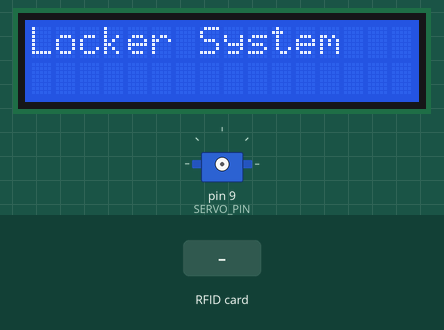
The sketch below on a simulated Arduino Uno, built with avr-gcc and run on an emulated ATmega328P. On the bench: 16×2 character LCD, servo. The inputs (shaded band) are chosen by the test bench. What the sketch prints to the serial monitor is not drawn.

Above: at 0.1 s.
3.2 s: RFID card A1 B2 C3 D4 held to the reader
At 3.8 s:
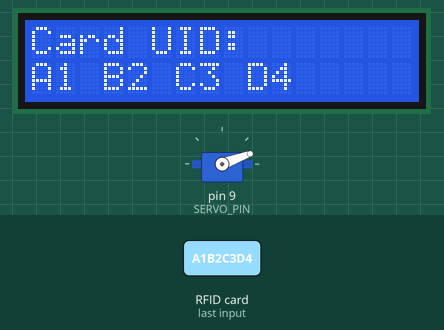
At 5.2 s:
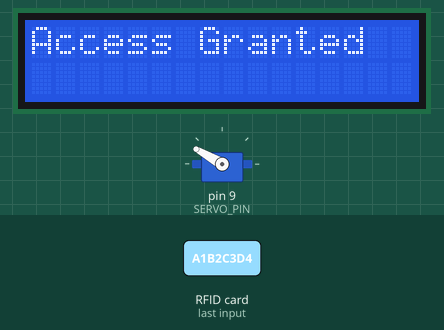
6.2 s: RFID card 5E 7A 19 C4 held to the reader
At 8.6 s:
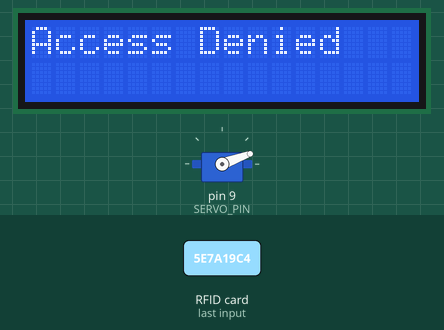
Timing chart, 0 to 10.1 s (numbered marks = the images above; inputs shaded):
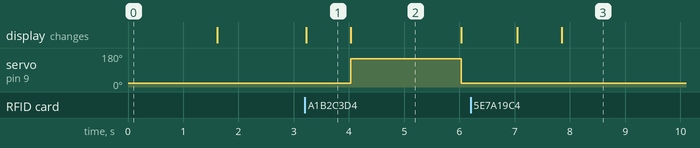

The sketch:

sketch_nov14a.ino
```cpp
#include <SPI.h>
#include <MFRC522.h>
#include <LiquidCrystal.h>
#include <Servo.h>

// LCD Pins
#define LCD_PIN_RS 7
#define LCD_PIN_E  6
#define LCD_PIN_DB4 2
#define LCD_PIN_DB5 3
#define LCD_PIN_DB6 4
#define LCD_PIN_DB7 5

// RFID Pins
#define RFID_PIN_SDA 10
#define RFID_PIN_RST 8

// Servo Pin
#define SERVO_PIN 9

// Create objects
LiquidCrystal lcd(LCD_PIN_RS, LCD_PIN_E, LCD_PIN_DB4, LCD_PIN_DB5, LCD_PIN_DB6, LCD_PIN_DB7);
MFRC522 rfid(RFID_PIN_SDA, RFID_PIN_RST);
Servo lockServo;

// Servo positions
const int LOCK_POS = 20;     // locked position
const int OPEN_POS = 150;    // unlocked position

// Put your OWN card UID here (from Serial Monitor)
String authorizedUID = "A1 B2 C3 D4";   // <-- change to your RFID card UID

// Convert RFID UID to string
String readUID() {
    String uidString = "";
    for (byte i = 0; i < rfid.uid.size; i++) {
        uidString += String(rfid.uid.uidByte[i], HEX);
        if (i < rfid.uid.size - 1) uidString += " ";
    }
    uidString.toUpperCase();
    return uidString;
}

void setup() {
    Serial.begin(9600);

    // LCD setup
    lcd.begin(16, 2);
    lcd.print("Locker System");
    delay(1500);
    lcd.clear();

    // RFID setup
    SPI.begin();
    rfid.PCD_Init();
    Serial.println("RFID Ready");

    // Servo setup
    lockServo.attach(SERVO_PIN);
    lockServo.write(LOCK_POS);
    delay(300);
}

void loop() {

    // Look for new RFID card
    if (!rfid.PICC_IsNewCardPresent()) return;
    if (!rfid.PICC_ReadCardSerial()) return;

    // Read UID
    String uid = readUID();
    Serial.print("UID: ");
    Serial.println(uid);

    lcd.clear();
    lcd.setCursor(0, 0);
    lcd.print("Card UID:");
    lcd.setCursor(0, 1);
    lcd.print(uid);

    delay(800);

    // Check authorization
    if (uid == authorizedUID) {
        lcd.clear();
        lcd.print("Access Granted");
        Serial.println("Access Granted");

        // Unlock
        lockServo.write(OPEN_POS);
        delay(2000);

        // Lock again
        lockServo.write(LOCK_POS);
        lcd.setCursor(0, 1);
        lcd.print("Locked");
        delay(1000);
    }
    else {
        lcd.clear();
        lcd.print("Access Denied");
        Serial.println("Access Denied");
        delay(1500);
    }

    rfid.PICC_HaltA();
}
```

Measured:
- after the input at 3.2 s, servo on pin 9 (SERVO_PIN): 20° → 150° after 0.83 s, → 20° 2.0 s later; the display: changes at once (image 1)
- after the input at 6.2 s, the display: first changes after 0.84 s (image 3 shows a later state)
- what the display in image 1 shows lasts 0.8 s, from 3.2 s to 4.0 s
- what the display in image 2 shows lasts 2.0 s, from 4.0 s to 6.0 s
